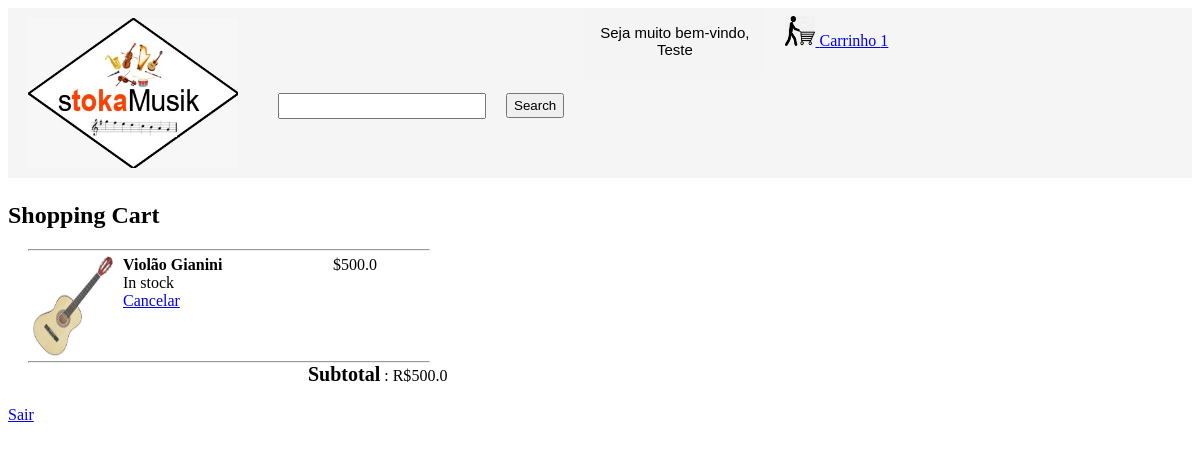
Before: /cart (signed in) with the older database file.
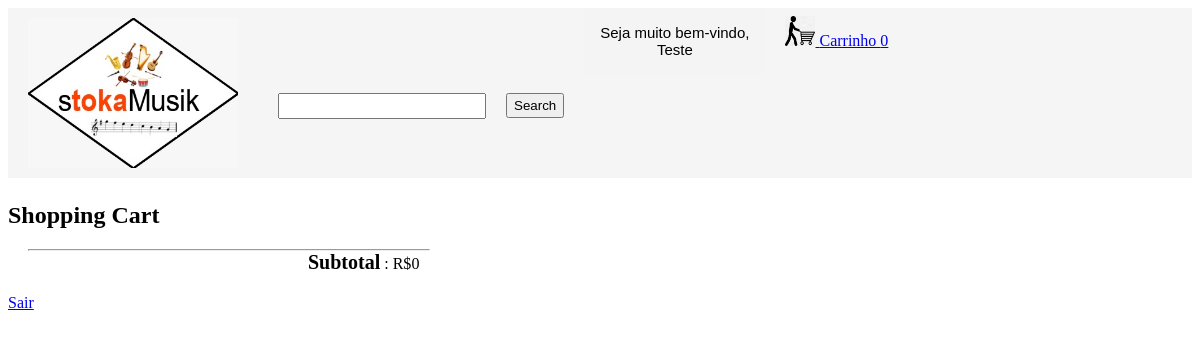
After: the same page with the newer database file.
### tables this page shows
CREATE TABLE products
  (productId INTEGER PRIMARY KEY,
  name TEXT,
  price REAL,
  description TEXT,
  image TEXT,
  stock INTEGER,
  categoryId INTEGER,
  FOREIGN KEY(categoryId) REFERENCES categories(categoryId)
  );

### main.py (the view)
@app.route('/cart')
def cart():
    if 'email' not in session:
        return redirect(url_for('loginForm'))
    loggedIn, firstName, noOfItems = getLoginDetails()
    email = session['email']
    with sqlite3.connect('database.db') as conn:
        cur = conn.cursor()
        cur.execute("SELECT userId FROM users WHERE email = ?", (email, ))
        userId = cur.fetchone()[0]
        cur.execute("SELECT products.productId, products.name, products.price, products.image FROM products, kart WHERE products.productId = kart.productId AND kart.userId = ?", (userId, ))
        products = cur.fetchall()
    totalPrice = 0
    for row in products:
        totalPrice += row[2]
    return render_template("cart.html", products = products, totalPrice=totalPrice, loggedIn=loggedIn, firstName=firstName, noOfItems=noOfItems)

### main.py (called while the page is built)
def getLoginDetails():
    with sqlite3.connect('database.db') as conn:
        cur = conn.cursor()
        if 'email' not in session:
            loggedIn = False
            firstName = ''
            noOfItems = 0
        else:
            loggedIn = True
            cur.execute("SELECT userId, firstName FROM users WHERE email = ?", (session['email'], ))
            userId, firstName = cur.fetchone()
            cur.execute("SELECT count(productId) FROM kart WHERE userId = ?", (userId, ))
            noOfItems = cur.fetchone()[0]
    return (loggedIn, firstName, noOfItems)

### templates/cart.html (shortened to what this page needs)
<!DOCTYPE HTML>
<html>
<head>
<link rel="stylesheet" href={{url_for('static', filename='css/cart.css')}} />
<link rel="stylesheet" href={{url_for('static', filename='css/topStyle.css') }} />
</head>
<body>
<div id="title">
	<a href="/">
	<img id="logo" src= {{ url_for('static', filename='images/stoka_logo.jpeg') }} />
	</a>
	<form>
		<input id="searchBox" type="text" name="searchQuery">
		<input id="searchButton" type="submit" value="Search">
	</form>
	{% if not loggedIn %}
		<div id="signInButton">
			<a class="link" href="/loginForm">Entrar</a>
		</div>
	{% else %}
	<div class="dropdown">
		<button class="dropbtn">Seja muito bem-vindo, <br>{{firstName}}</button>
	</div>
	{% endif %}
	<div id="kart">
		<a class="link" href="/cart">
		<img src={{url_for('static', filename='images/carrinho2.png')}} id="cartIcon" />
		Carrinho {{noOfItems}}
		</a>
	</div>
</div>
<div id="cartItems">
	<h2>Shopping Cart</h2>
	<div id="tableItems">
		{% for row in products %}
		<div>
			<hr id="seperator">
			<div id="itemImage">
				<img src={{url_for('static', filename='uploads/'+row[3])}} id="image"/>
			</div>
			<div id="itemName">
				<span id="itemNameTag">{{row[1]}}</span><br>
				In stock<br>
				<a href="/removeFromCart?productId={{row[0]}}">Cancelar</a>
			</div>
			<div id="itemPrice">
				${{row[2]}}
			</div>
		</div>
		{% endfor %}
		<hr id="seperator">
		<div id="total">
			<span id="subtotal">Subtotal</span> : R${{totalPrice}}
		</div>
	</div>
</div>
<a href="/checkout">Sair</a>
</body>
</html>

Changed rows visible on the page:
no longer on this page (row edited): products: image (picture), name "Violão Gianini", price "500.0"
Other visible differences:
{{ noOfItems }}: "1" → "0"
{{ totalPrice }}: "500.0" → "0"
